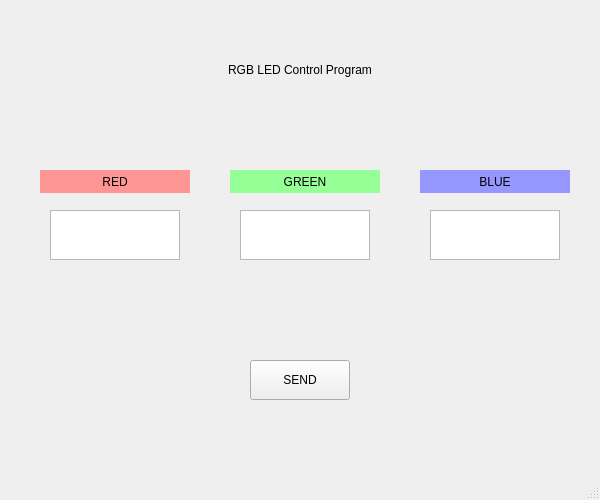
<?xml version="1.0" encoding="UTF-8"?>
<ui version="4.0">
 <class>MainWindow</class>
 <widget class="QMainWindow" name="MainWindow">
  <property name="geometry">
   <rect>
    <x>0</x>
    <y>0</y>
    <width>600</width>
    <height>500</height>
   </rect>
  </property>
  <property name="windowTitle">
   <string>MainWindow</string>
  </property>
  <widget class="QWidget" name="centralwidget">
   <widget class="QPushButton" name="pushButton">
    <property name="geometry">
     <rect>
      <x>250</x>
      <y>360</y>
      <width>100</width>
      <height>40</height>
     </rect>
    </property>
    <property name="styleSheet">
     <string notr="true">font: 75 12pt &quot;Arial&quot;;</string>
    </property>
    <property name="text">
     <string>SEND</string>
    </property>
   </widget>
   <widget class="QLabel" name="label">
    <property name="geometry">
     <rect>
      <x>100</x>
      <y>50</y>
      <width>400</width>
      <height>40</height>
     </rect>
    </property>
    <property name="styleSheet">
     <string notr="true">font: 75 15pt &quot;Arial&quot;;</string>
    </property>
    <property name="text">
     <string>RGB LED Control Program</string>
    </property>
    <property name="alignment">
     <set>Qt::AlignCenter</set>
    </property>
   </widget>
   <widget class="QLabel" name="label_r">
    <property name="geometry">
     <rect>
      <x>40</x>
      <y>170</y>
      <width>150</width>
      <height>23</height>
     </rect>
    </property>
    <property name="styleSheet">
     <string notr="true">font: 12pt &quot;Arial&quot;;
background-color: rgb(255, 150, 150);</string>
    </property>
    <property name="text">
     <string>RED</string>
    </property>
    <property name="alignment">
     <set>Qt::AlignCenter</set>
    </property>
   </widget>
   <widget class="QLabel" name="label_g">
    <property name="geometry">
     <rect>
      <x>230</x>
      <y>170</y>
      <width>150</width>
      <height>23</height>
     </rect>
    </property>
    <property name="styleSheet">
     <string notr="true">font: 12pt &quot;Arial&quot;;
background-color: rgb(150, 255, 150);</string>
    </property>
    <property name="text">
     <string>GREEN</string>
    </property>
    <property name="alignment">
     <set>Qt::AlignCenter</set>
    </property>
   </widget>
   <widget class="QLabel" name="label_b">
    <property name="geometry">
     <rect>
      <x>420</x>
      <y>170</y>
      <width>150</width>
      <height>23</height>
     </rect>
    </property>
    <property name="styleSheet">
     <string notr="true">font: 12pt &quot;Arial&quot;;
background-color: rgb(150, 150, 255);</string>
    </property>
    <property name="text">
     <string>BLUE</string>
    </property>
    <property name="alignment">
     <set>Qt::AlignCenter</set>
    </property>
   </widget>
   <widget class="QTextEdit" name="textEdit_g">
    <property name="geometry">
     <rect>
      <x>240</x>
      <y>210</y>
      <width>130</width>
      <height>50</height>
     </rect>
    </property>
   </widget>
   <widget class="QTextEdit" name="textEdit_b">
    <property name="geometry">
     <rect>
      <x>430</x>
      <y>210</y>
      <width>130</width>
      <height>50</height>
     </rect>
    </property>
   </widget>
   <widget class="QTextEdit" name="textEdit_r">
    <property name="geometry">
     <rect>
      <x>50</x>
      <y>210</y>
      <width>130</width>
      <height>50</height>
     </rect>
    </property>
   </widget>
  </widget>
  <widget class="QMenuBar" name="menubar">
   <property name="geometry">
    <rect>
     <x>0</x>
     <y>0</y>
     <width>600</width>
     <height>26</height>
    </rect>
   </property>
  </widget>
  <widget class="QStatusBar" name="statusbar"/>
 </widget>
 <resources/>
 <connections/>
</ui>
